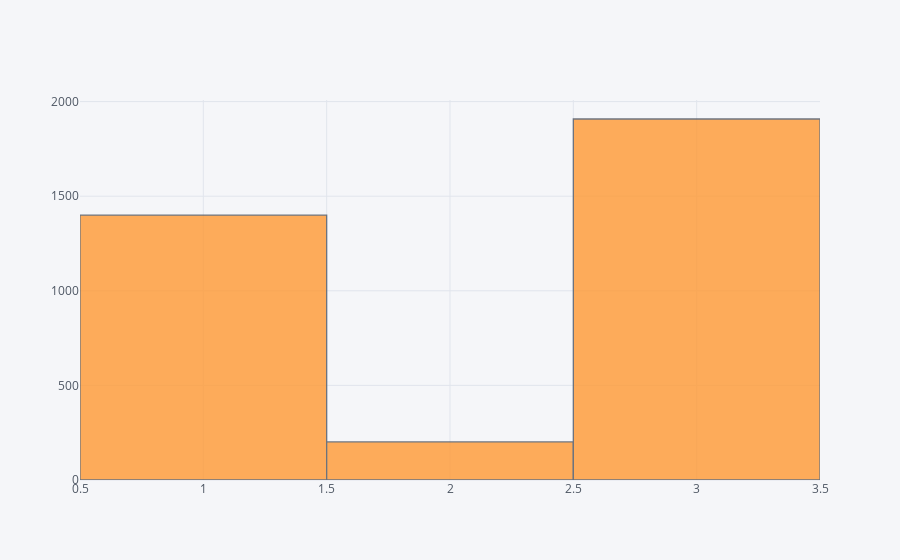

Write notebook code for a chart like this one.
### Code cell
data_corpus[:3509].polarity.iplot(kind='histogram')

### Figure 1 — Plotly figure (JSON) as saved in the notebook; plotly's stock layout.template omitted (floating-point values rounded to 4 significant figures; data arrays with more than 128 entries replaced by an {"elided": "..."} marker saying what was removed)
{"data": [{"histfunc": "count", "histnorm": "", "marker": {"color": "rgba(255, 153, 51, 1.0)", "line": {"color": "#4D5663", "width": 1.3}}, "name": "polarity", "opacity": 0.8, "orientation": "v", "type": "histogram", "uid": "4bc6819c-3840-4109-9129-26c183d0ec73", "x": {"elided": "3509 int values"}}], "layout": {"barmode": "overlay", "legend": {"bgcolor": "#F5F6F9", "font": {"color": "#4D5663"}}, "paper_bgcolor": "#F5F6F9", "plot_bgcolor": "#F5F6F9", "title": {"font": {"color": "#4D5663"}}, "xaxis": {"gridcolor": "#E1E5ED", "showgrid": true, "tickfont": {"color": "#4D5663"}, "title": {"font": {"color": "#4D5663"}, "text": ""}, "zerolinecolor": "#E1E5ED"}, "yaxis": {"gridcolor": "#E1E5ED", "showgrid": true, "tickfont": {"color": "#4D5663"}, "title": {"font": {"color": "#4D5663"}, "text": ""}, "zerolinecolor": "#E1E5ED"}}}
